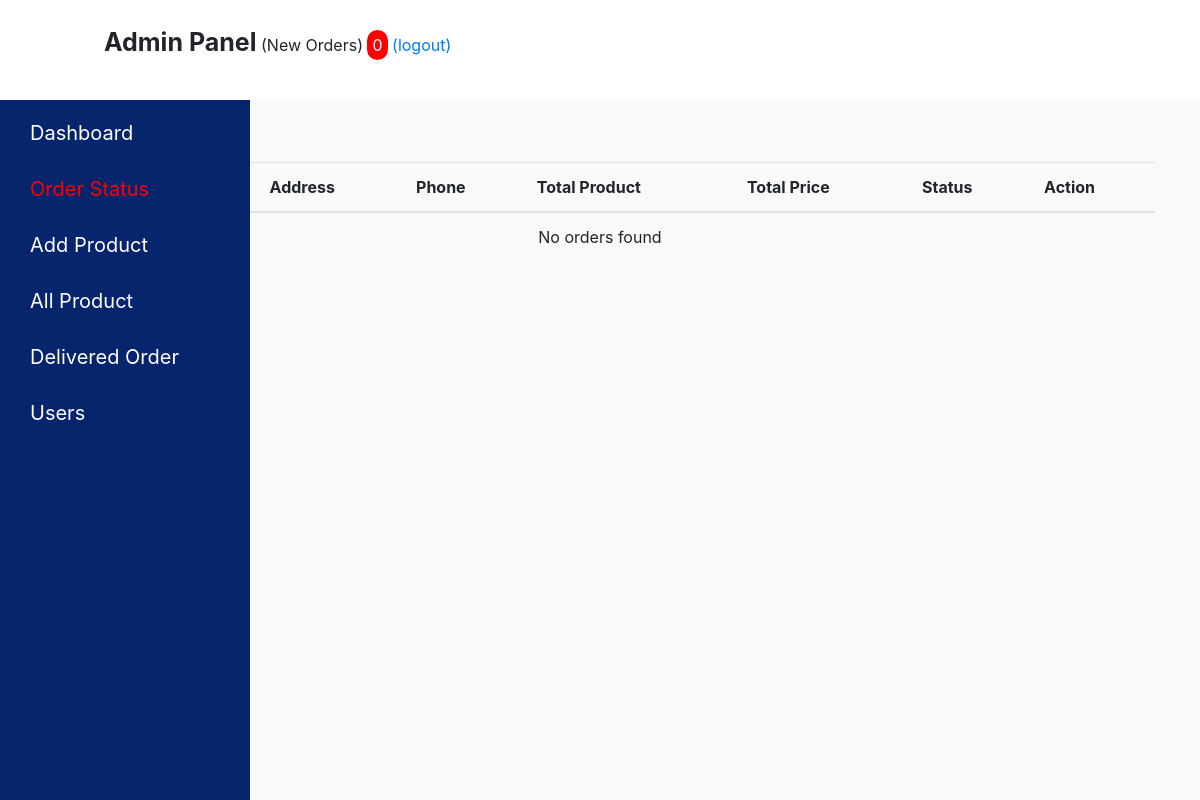
The app's page /admin/pending_orders.php (signed in), older data.
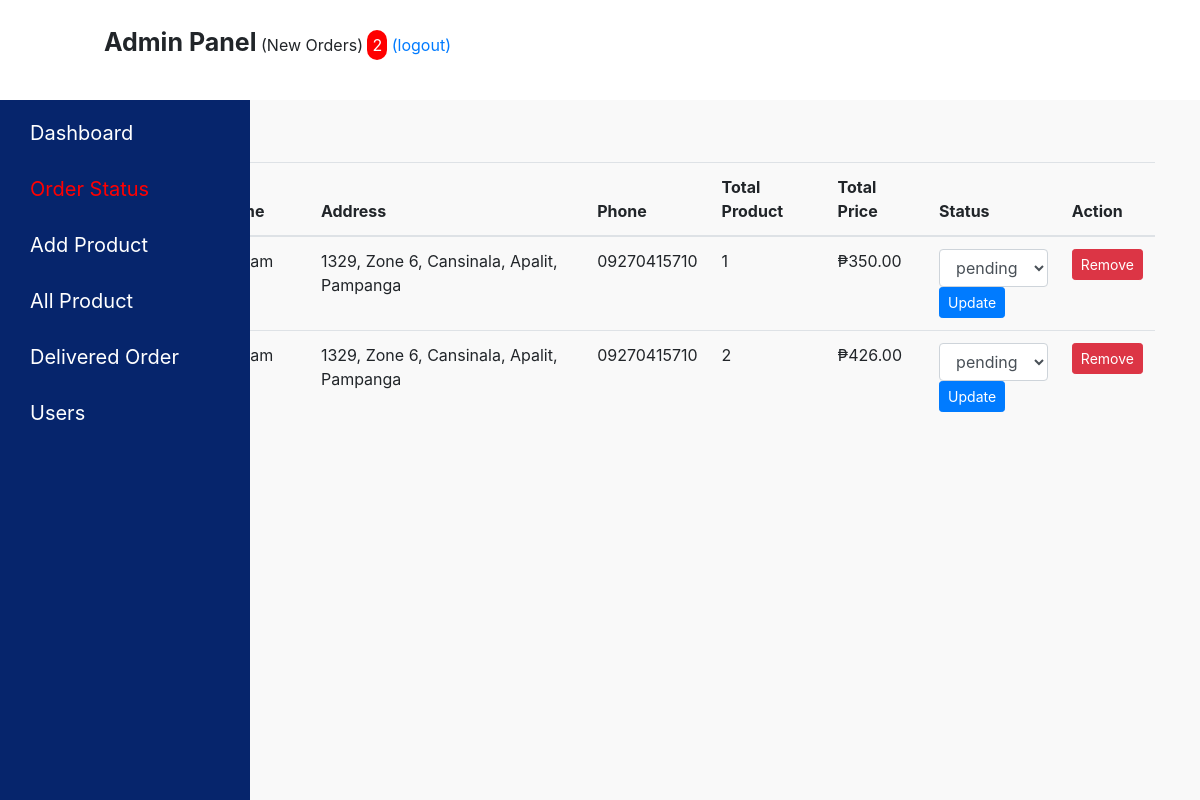
The same page, newer data.
### tables this page shows
CREATE TABLE `orders` (
  `id` int(100) NOT NULL,
  `userid` int(100) NOT NULL,
  `name` varchar(100) NOT NULL,
  `address` varchar(100) NOT NULL,
  `phone` int(100) DEFAULT NULL,
  `mobnumber` varchar(15) DEFAULT NULL,
  `payment_method` varchar(50) NOT NULL,
  `txid` varchar(100) NOT NULL,
  `totalproduct` varchar(100) NOT NULL,
  `totalprice` int(100) NOT NULL,
  `status` varchar(100) DEFAULT NULL,
  `created_at` timestamp(6) NOT NULL DEFAULT current_timestamp(6)
);

### admin/pending_orders.php (the view, shortened to what this page needs)
<?php
include 'header.php';
include 'lib/connection.php';
$sql = "SELECT * FROM orders";
$result = $conn->query($sql);
?>
<!DOCTYPE html>
<html lang="en">
<head>
    <link rel="stylesheet" href="css/pending_orders.css">
</head>
<body>
<div class="container pendingbody">
  <h5>Order Management</h5>
  <table class="table">
    <thead>
      <tr>
        <th scope="col">Date</th>
        <th scope="col">Name</th>
        <th scope="col">Address</th>
        <th scope="col">Phone</th>
        <th scope="col">Total Product</th>
        <th scope="col">Total Price</th>
        <th scope="col">Status</th>
        <th scope="col">Action</th>
      </tr>
    </thead>
    <tbody>
    <?php
    if (mysqli_num_rows($result) > 0) {
        while ($row = mysqli_fetch_assoc($result)) {
            ?>
            <tr>
              <td>
              </td>
              <td><?php echo htmlspecialchars($row["name"]); ?></td>
              <td><?php echo htmlspecialchars($row["address"]); ?></td>
              <td>
                <?php
                  $phone = $row["phone"];
                  if (preg_match('/^[0-9]+$/', $phone) && strlen($phone) >= 7 && strlen($phone) <= 15) {
                    echo htmlspecialchars($phone);
                  } elseif (!empty($row["mobnumber"])) {
                    echo htmlspecialchars($row["mobnumber"]);
                  } else {
                    echo "N/A";
                  }
                ?>
              </td>
              <td>
                <?php
                  $products = explode(',', $row["totalproduct"]);
                  $total_quantity = 0;
                  foreach ($products as $prod) {
                    if (preg_match('/\((\d+)\)/', $prod, $matches)) {
                      $total_quantity += (int)$matches[1];
                    }
                  }
                  echo htmlspecialchars($total_quantity);
                ?>
              </td>
              <td><?php echo "₱" . number_format($row["totalprice"], 2); ?></td>
              <td>
                <form action="<?php echo $_SERVER['PHP_SELF']; ?>" method="post">
                  <select name="update_status" class="form-control">
                    <option selected disabled><?php echo $row['status']; ?></option>
                  </select>
                  <input type="submit" value="Update" name="update_update_btn" class="btn btn-primary btn-sm">
                </form>
              </td>
              <td><a href="pending_orders.php?remove=<?php echo $row['id']; ?>" class="btn btn-danger btn-sm">Remove</a></td>
            </tr>
            <?php
        }
    } else {
        echo "<tr><td colspan='8' class='text-center'>No orders found</td></tr>";
    }
    ?>
    </tbody>
  </table>
</div>
</body>
</html>

### admin/header.php (shortened to what this page needs)
<?php
include 'lib/connection.php';
$sql = "SELECT * FROM orders where status='pending'";
$result = $conn -> query ($sql);
?>
<!DOCTYPE html>
<html>
<head>
	<link
	  rel="stylesheet" href="../css/bootstrap.min.css"
	/>
	<link rel="stylesheet" href="css/style.css">
</head>
<body>
	<section class="header" id="header">
		<i class="fas fa-bars fixed" onclick="openside()"></i>
		<div class="line-fixed">Admin Panel</div>
		<?php
		$c=0;
		  if (mysqli_num_rows($result) > 0) {
			while($row = mysqli_fetch_assoc($result)) {
				$c=$c+1;
			}
		}
			  ?>
		<span>(New Orders)</span>
		<span style="    border-radius: 20px;
	background-color: red;
	color: white;
	padding: 5px;"><?php echo $c ;?></span>
		<a href="a_logout.php">(logout)</a>
	</section>
	<div class="sidenav" onmouseleave="closeside()" id="sidenav"  >
		<ul class="navbar-nav">
		   <li class="nav-item">
				<a class="nav-link d" href="home.php">Dashboard</a>
			</li>
			<li class="nav-item">
				<a class="nav-link po" href="pending_orders.php">Order Status</a>
			</li>
			<li class="nav-item">
				<a class="nav-link ap" href="add_product.php">Add Product</a>
			</li>
			<li class="nav-item">
				<a class="nav-link vp" href="all_product.php">All Product</a>
			</li>
			<li class="nav-item">
				<a class="nav-link ao" href="all_orders.php">Delivered Order</a>
			</li>
			<li class="nav-item">
				<a class="nav-link u" href="users.php">Users</a>
			</li>
		</ul>
	</div>
</body>
</html>

### admin/css/style.css (style rules this page uses)
body { background-color: #f9f9f9; }
.header { width: 100%; height: 100px; background-color: white; transition: 0.3s; }
.sidenav { height: 100%; width: 250px; background-color: #06256c; position: fixed; z-index: 1; left: 0; overflow: hidden; transition: 0.3s; }
.sidenav ul li { padding-top: 10px; padding-left: 30px; font-size: 20px; }
.sidenav ul li a { color: white; }
.fixed { padding: 30px; font-size: 25px; }
i { cursor: pointer; margin-right: 10px; }
.line-fixed { display: inline; padding-left: 10px; font-weight: 700; font-size: 25px !important; }

### admin/css/pending_orders.css (style rules this page uses)
.po { color: red !important; }
.pendingbody { padding-top: 30px; }

Row changes from the older to the newer data that the page shows:
added orders: address "1329, Zone 6, Cansinala, Apalit, Pampanga", mobnumber "09270415710", total_quantity "1", totalprice "350.00", update_status "pending"
added orders: address "1329, Zone 6, Cansinala, Apalit, Pampanga", mobnumber "09270415710", total_quantity "2", totalprice "426.00", update_status "pending"
Text that changed along with them:
$c: "0" → "2"
text no longer shown: "No orders found"
